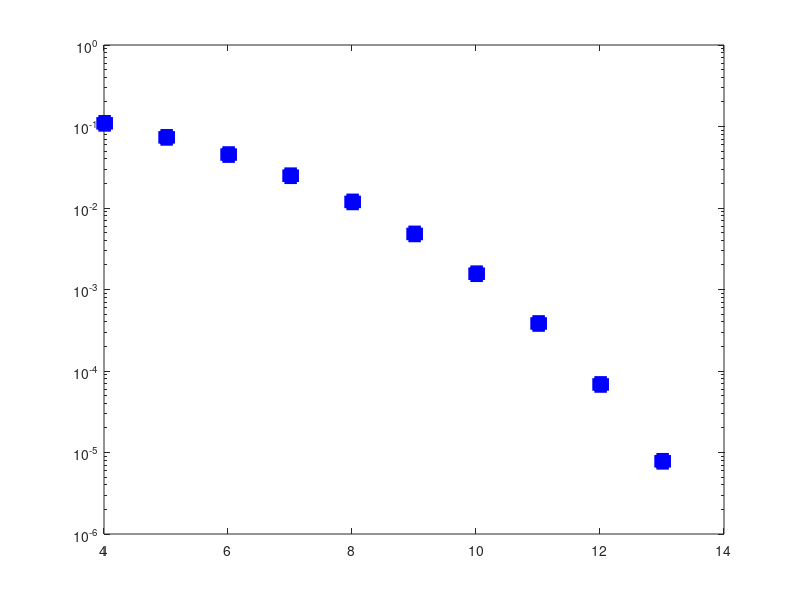

The MATLAB source for this figure: (Note: this script raises an error after producing the figure.)
close all;
clear all;

blockLength = 1000;
nBlocks=10000;
EbdB = 1.0:1.0:10.0;
Eb = 10.^(EbdB/10);
No = 1;
SNR = 2*Eb/No;
SNRdB = 10*log10(SNR);
SER = zeros(1,length(EbdB));
BER = zeros(1,length(EbdB));

for blk=1:nBlocks
    BitsI=randi([0,1],1,blockLength);
    BitsQ=randi([0,1],1,blockLength);
    Sym=(2*BitsI-1)+1j*(2*BitsQ-1);
    noise=sqrt(No/2)*(randn(1,blockLength)+1j*randn(1,blockLength));
    for K=1:length(EbdB)
        TxSym=sqrt(Eb(K))*Sym;
        RxSym=TxSym+noise;
        DecBitsI=(real(RxSym)>0);
        DecBitsQ=(imag(RxSym)>0);
        SER(K)= SER(K) + sum(or(DecBitsI ~= BitsI, DecBitsQ ~=BitsQ));
        BER(K)= BER(K) + sum(DecBitsI ~=BitsI) + sum(DecBitsQ ~= BitsQ);
    end
end

SER=SER/blockLength/nBlocks;
BER=BER/blockLength/nBlocks/2;

semilogy(SNRdB,SER,'b  s','linewidth',3.0,'MarkerFaceColor','b','MarkerSize',9.0);
hold on;
semilogy(SNRdB,2*GaussianQ(sqrt(SNR)),'r -  ','linewidth',3.0);
semilogy(SNRdB,BER,'g  s','linewidth',3.0,'MarkerFaceColor','g','MarkerSize',9.0);
semilogy(SNRdB,GaussianQ(sqrt(SNR)),'k -  ','linewidth',3.0);
axis tight;
grid on;
legend('SER','SER Theory','BER','BER Theory')
xlabel('SNR (dB)');
ylabel('SER/ BER');
title('SER/ BER vs SNR(dB) for Digital Comm with QPSK');


